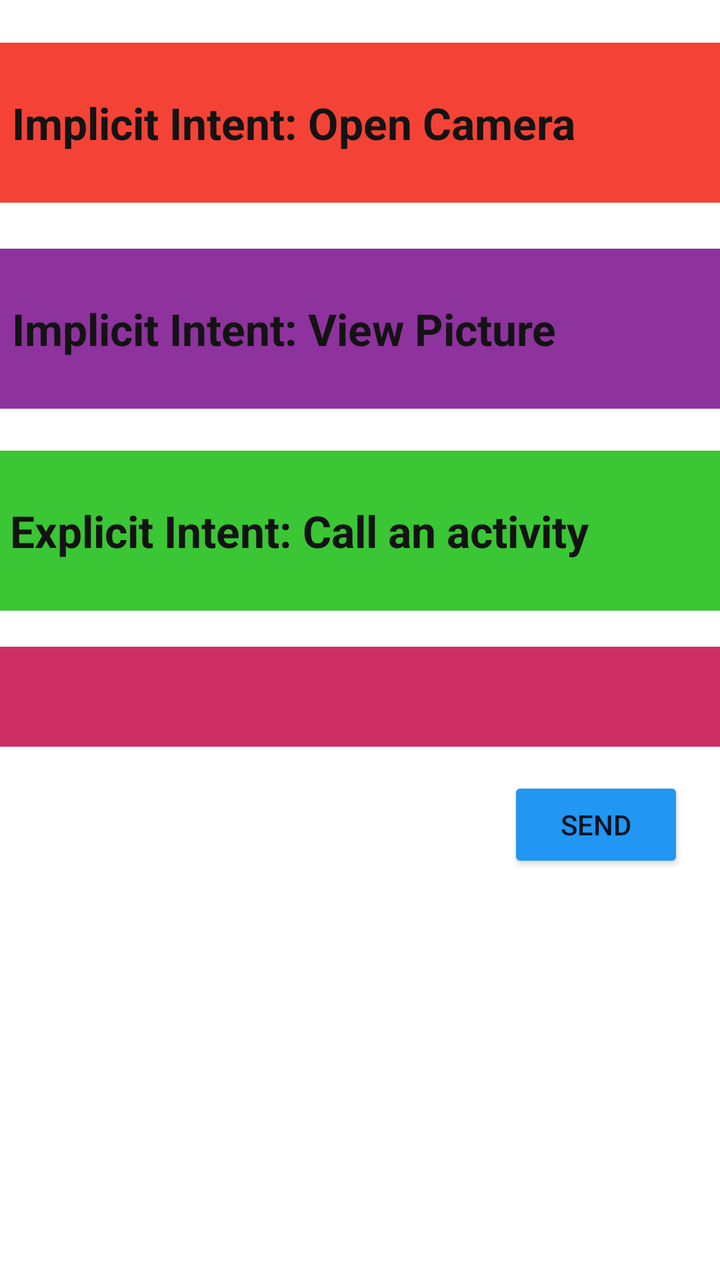
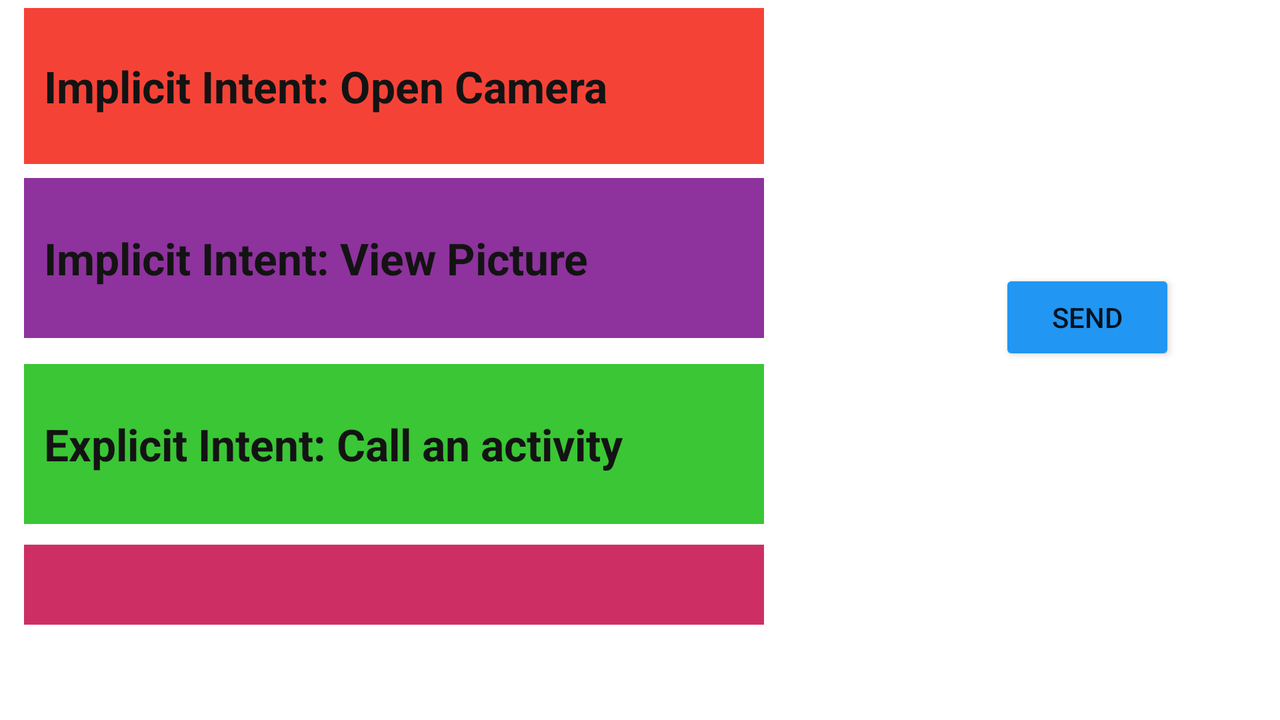

The same Android screen from two of the app's own layout files: first res/layout/ as a phone draws it, then the author's variant for another configuration, drawn on a device whose configuration selects that folder. Both files follow.
<!-- AndroidManifest.xml: application theme Theme.SDA_AS2_Part2 -->
<!-- res/layout/activity_main.xml -->
<?xml version="1.0" encoding="utf-8"?>
<androidx.constraintlayout.widget.ConstraintLayout xmlns:android="http://schemas.android.com/apk/res/android"
    xmlns:app="http://schemas.android.com/apk/res-auto"
    xmlns:tools="http://schemas.android.com/tools"
    android:layout_width="match_parent"
    android:layout_height="match_parent"
    tools:context=".MainActivity">

    <TextView
        android:id="@+id/OpenCam"
        android:layout_width="370dp"
        android:layout_height="80dp"
        android:layout_marginStart="16dp"
        android:layout_marginLeft="16dp"
        android:layout_marginTop="8dp"
        android:layout_marginEnd="16dp"
        android:layout_marginRight="16dp"
        android:background="#F44336"
        android:clickable="true"
        android:focusable="true"
        android:gravity=""
        android:paddingStart="10dp"
        android:paddingLeft="10dp"
        android:paddingEnd="40dp"
        android:paddingRight="40dp"
        android:text="@string/implicit_intent_open_camera"
        android:textColor="#131313"
        android:textSize="22sp"
        android:textStyle="bold"
        app:layout_constraintBottom_toBottomOf="parent"
        app:layout_constraintEnd_toEndOf="parent"
        app:layout_constraintHorizontal_bias="0.487"
        app:layout_constraintStart_toStartOf="parent"
        app:layout_constraintTop_toTopOf="parent"
        app:layout_constraintVertical_bias="0.024"
        tools:ignore="OnClick" />

    <TextView
        android:id="@+id/ViewPic"
        android:layout_width="370dp"
        android:layout_height="80dp"
        android:layout_marginStart="16dp"
        android:layout_marginLeft="16dp"
        android:layout_marginTop="4dp"
        android:layout_marginEnd="16dp"
        android:layout_marginRight="16dp"
        android:background="#8E329E"
        android:gravity=""
        android:paddingStart="10dp"
        android:paddingLeft="10dp"
        android:paddingEnd="40dp"
        android:paddingRight="40dp"
        android:text="@string/implicit_intent_view_picture"
        android:textColor="#131313"
        android:textSize="22sp"
        android:textStyle="bold"
        app:layout_constraintBottom_toBottomOf="parent"
        app:layout_constraintEnd_toEndOf="parent"
        app:layout_constraintHorizontal_bias="0.487"
        app:layout_constraintStart_toStartOf="parent"
        app:layout_constraintTop_toBottomOf="@+id/OpenCam"
        app:layout_constraintVertical_bias="0.042" />

    <TextView
        android:id="@+id/CallAct"
        android:layout_width="370dp"
        android:layout_height="80dp"
        android:layout_marginStart="16dp"
        android:layout_marginLeft="16dp"
        android:layout_marginTop="4dp"
        android:layout_marginEnd="16dp"
        android:layout_marginRight="16dp"
        android:background="#3AC635"
        android:gravity=""
        android:paddingStart="10dp"
        android:paddingLeft="10dp"
        android:paddingEnd="40dp"
        android:paddingRight="40dp"
        android:text="@string/explicit_intent_call_an_activity"
        android:textColor="#131313"
        android:textSize="22sp"
        android:textStyle="bold"
        app:layout_constraintBottom_toBottomOf="parent"
        app:layout_constraintEnd_toEndOf="parent"
        app:layout_constraintHorizontal_bias="0.511"
        app:layout_constraintStart_toStartOf="parent"
        app:layout_constraintTop_toBottomOf="@+id/ViewPic"
        app:layout_constraintVertical_bias="0.048" />

    <TextView
        android:id="@+id/EmailTxt"
        android:layout_width="370dp"
        android:layout_height="50dp"
        android:layout_marginStart="16dp"
        android:layout_marginLeft="16dp"
        android:layout_marginTop="4dp"
        android:layout_marginEnd="16dp"
        android:layout_marginRight="16dp"
        android:background="#CD2F65"
        app:autoSizeMaxTextSize="100sp"
        app:autoSizeMinTextSize="10sp"
        app:autoSizeStepGranularity="2sp"
        app:autoSizeTextType="uniform"
        app:layout_constraintBottom_toBottomOf="parent"
        app:layout_constraintEnd_toEndOf="parent"
        app:layout_constraintHorizontal_bias="0.488"
        app:layout_constraintStart_toStartOf="parent"
        app:layout_constraintTop_toBottomOf="@+id/CallAct"
        app:layout_constraintVertical_bias="0.05" />

    <Button
        android:id="@+id/Sendbtn"
        android:layout_width="wrap_content"
        android:layout_height="wrap_content"
        android:layout_marginTop="8dp"
        android:configChanges="keyboardHidden|orientation"
        android:text="@string/send"
        app:backgroundTint="#2196F3"
        app:layout_constraintBottom_toBottomOf="parent"
        app:layout_constraintEnd_toEndOf="parent"
        app:layout_constraintHorizontal_bias="0.934"
        app:layout_constraintStart_toStartOf="parent"
        app:layout_constraintTop_toBottomOf="@+id/EmailTxt"
        app:layout_constraintVertical_bias="0.033" />


</androidx.constraintlayout.widget.ConstraintLayout>
<!-- resources referenced by this layout -->
<resources>
  <string name="explicit_intent_call_an_activity">Explicit Intent: Call an activity</string>
  <string name="implicit_intent_open_camera">Implicit Intent: Open Camera</string>
  <string name="implicit_intent_view_picture">Implicit Intent: View Picture</string>
  <string name="send">Send</string>
  <style name="Theme.SDA_AS2_Part2" parent="Theme.MaterialComponents.DayNight.DarkActionBar">
          
          <item name="colorPrimary">@color/purple_500</item>
          <item name="colorPrimaryVariant">@color/purple_700</item>
          <item name="colorOnPrimary">@color/white</item>
          
          <item name="colorSecondary">@color/teal_200</item>
          <item name="colorSecondaryVariant">@color/teal_700</item>
          <item name="colorOnSecondary">@color/black</item>
          
          <item name="android:statusBarColor" tools:targetApi="l">?attr/colorPrimaryVariant</item>
          
      </style>
</resources>
<!-- res/layout-land/activity_main.xml (the author's variant of the layout above) -->
<!-- drawn on the phone turned sideways -->
<?xml version="1.0" encoding="utf-8"?>
<androidx.constraintlayout.widget.ConstraintLayout xmlns:android="http://schemas.android.com/apk/res/android"
    xmlns:app="http://schemas.android.com/apk/res-auto"
    xmlns:tools="http://schemas.android.com/tools"
    android:layout_width="match_parent"
    android:layout_height="match_parent"
    tools:context=".MainActivity">

    <TextView
        android:id="@+id/OpenCam"
        android:layout_width="370dp"
        android:layout_height="78dp"
        android:layout_marginTop="4dp"
        android:background="#F44336"
        android:gravity=""
        android:paddingStart="10dp"
        android:paddingLeft="10dp"
        android:paddingEnd="40dp"
        android:paddingRight="40dp"
        android:text="@string/implicit_intent_open_camera"
        android:textColor="#131313"
        android:textSize="22sp"
        android:textStyle="bold"
        app:layout_constraintEnd_toEndOf="parent"
        app:layout_constraintHorizontal_bias="0.044"
        app:layout_constraintStart_toStartOf="parent"
        app:layout_constraintTop_toTopOf="parent" />

    <TextView
        android:id="@+id/ViewPic"
        android:layout_width="370dp"
        android:layout_height="80dp"
        android:background="#8E329E"
        android:gravity=""
        android:paddingStart="10dp"
        android:paddingLeft="10dp"
        android:paddingEnd="40dp"
        android:paddingRight="40dp"
        android:text="@string/implicit_intent_view_picture"
        android:textColor="#131313"
        android:textSize="22sp"
        android:textStyle="bold"
        app:layout_constraintBottom_toBottomOf="parent"
        app:layout_constraintEnd_toEndOf="parent"
        app:layout_constraintHorizontal_bias="0.044"
        app:layout_constraintStart_toStartOf="parent"
        app:layout_constraintTop_toBottomOf="@+id/OpenCam"
        app:layout_constraintVertical_bias="0.036" />

    <TextView
        android:id="@+id/CallAct"
        android:layout_width="370dp"
        android:layout_height="80dp"
        android:background="#3AC635"
        android:gravity=""
        android:paddingStart="10dp"
        android:paddingLeft="10dp"
        android:paddingEnd="40dp"
        android:paddingRight="40dp"
        android:text="@string/explicit_intent_call_an_activity"
        android:textColor="#131313"
        android:textSize="22sp"
        android:textStyle="bold"
        app:layout_constraintBottom_toBottomOf="parent"
        app:layout_constraintEnd_toEndOf="parent"
        app:layout_constraintHorizontal_bias="0.044"
        app:layout_constraintStart_toStartOf="parent"
        app:layout_constraintTop_toBottomOf="@+id/ViewPic"
        app:layout_constraintVertical_bias="0.116" />

    <TextView
        android:id="@+id/EmailTxt"
        android:layout_width="370dp"
        android:layout_height="40dp"
        android:background="#CD2F65"
        app:autoSizeTextType="uniform"
        app:autoSizeMinTextSize="12sp"
        app:autoSizeMaxTextSize="100sp"
        app:autoSizeStepGranularity="2sp"
        app:layout_constraintBottom_toBottomOf="parent"
        app:layout_constraintEnd_toEndOf="parent"
        app:layout_constraintHorizontal_bias="0.044"
        app:layout_constraintStart_toStartOf="parent"
        app:layout_constraintTop_toBottomOf="@+id/CallAct"
        app:layout_constraintVertical_bias="0.177" />

    <Button
        android:id="@+id/Sendbtn"
        android:layout_width="wrap_content"
        android:layout_height="wrap_content"
        android:layout_marginStart="161dp"
        android:layout_marginLeft="161dp"
        android:layout_marginEnd="96dp"
        android:layout_marginRight="96dp"
        android:configChanges="keyboardHidden|orientation"
        android:text="@string/send"
        android:layout_gravity="end"
        app:backgroundTint="#2196F3"
        app:layout_constraintBottom_toBottomOf="parent"
        app:layout_constraintEnd_toEndOf="parent"
        app:layout_constraintStart_toEndOf="@+id/ViewPic"
        app:layout_constraintTop_toTopOf="parent"
        app:layout_constraintVertical_bias="0.432" />


</androidx.constraintlayout.widget.ConstraintLayout>
